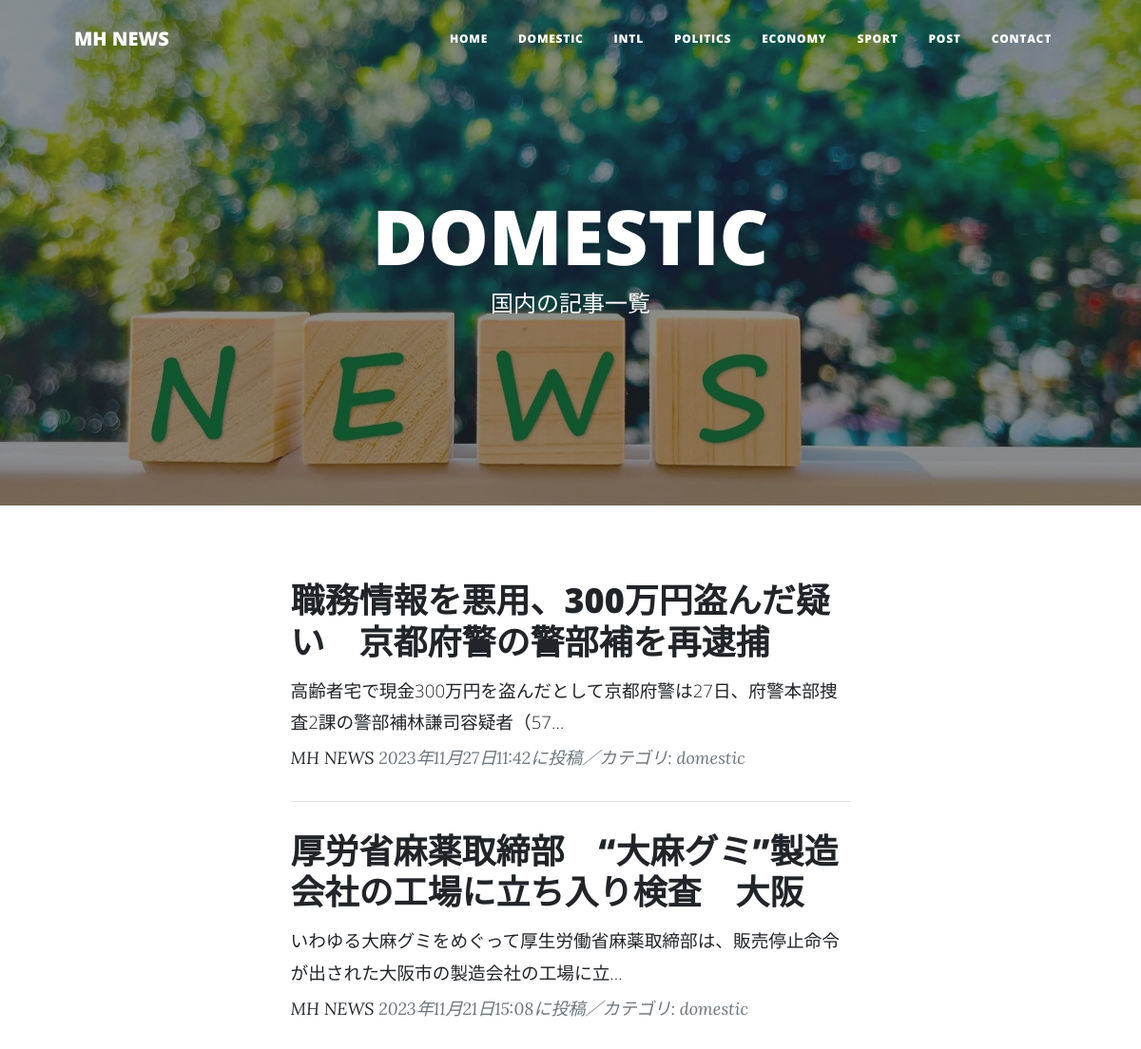
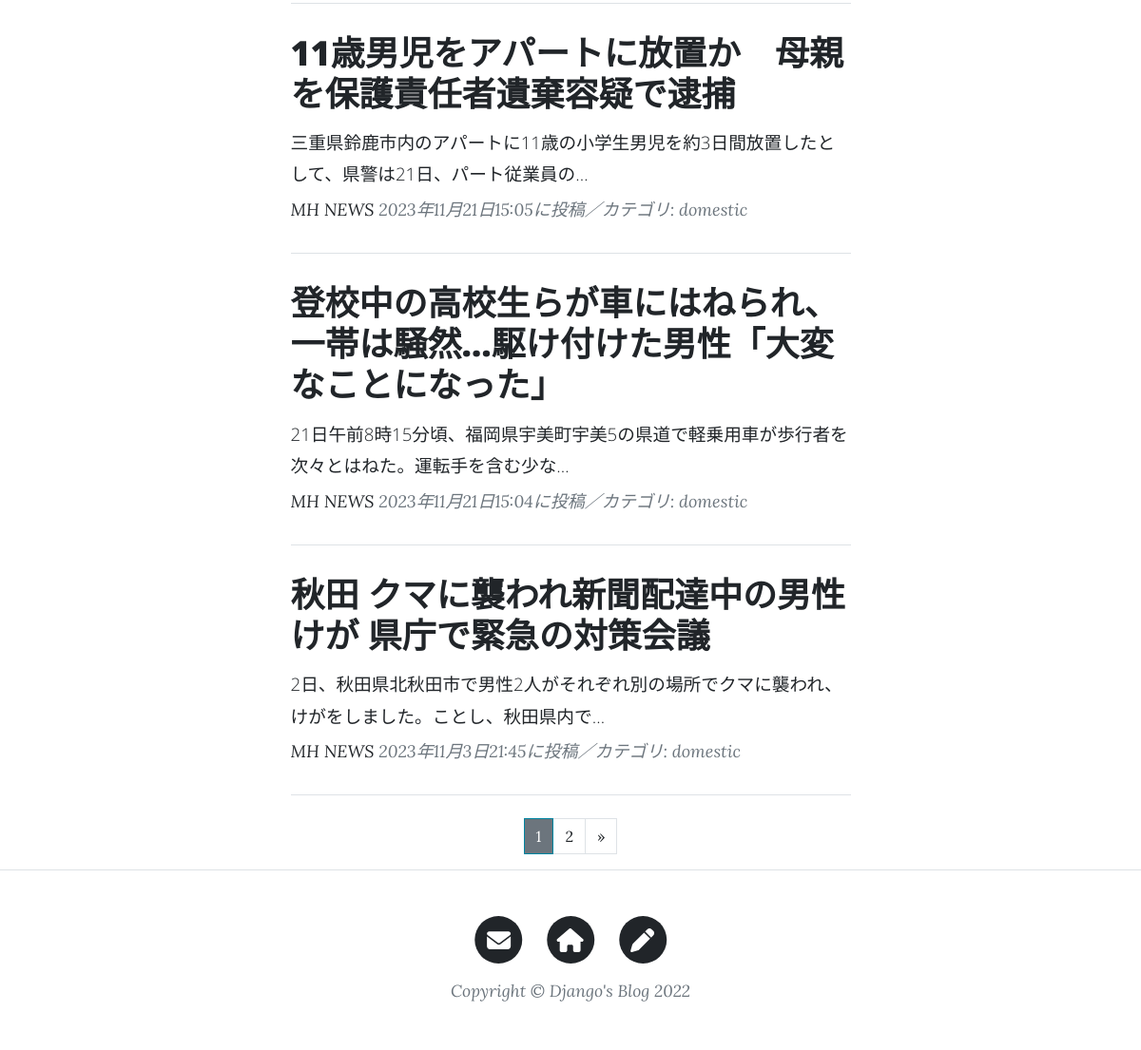
The app's page /domestic-list/ with its own data (2 pictures, top to bottom).
### blogapp/models.py (models this page shows, shortened)
class NewsPost(models.Model):
    CATEGORY = (('domestic', '国内'),
                ('intl', '国際'),
                ('politics', '政治'),
                ('economy', '経済'),
                ('sport', 'スポーツ'),
                )
    title = models.CharField(
        verbose_name='タイトル',
        max_length=200
        )
    content = models.TextField(
        verbose_name = "本文"
        )
    posted_at = models.DateTimeField(
        verbose_name = "投稿日時",
        auto_now_add = True
        )
    category = models.CharField(
        verbose_name = "カテゴリ",
        max_length = 50,
        choices = CATEGORY
        )

### blogapp/views.py (the view)
class DomesticView(ListView):
    template_name = 'domestic_list.html'
    model = NewsPost
    context_object_name = 'domestic_records'
    queryset = NewsPost.objects.filter(
        category='domestic').order_by('-posted_at')
    paginate_by = 5

### blogapp/templates/domestic_list.html (shortened to what this page needs)
{% extends 'base.html' %}
{% load static %}
        {% block header %}
        <header class="masthead"
                style="background-image: url({% static 'assets/img/home-bg3.jpg' %})">
            <div class="container position-relative px-4 px-lg-5">
                <div class="row gx-4 gx-lg-5 justify-content-center">
                    <div class="col-md-10 col-lg-8 col-xl-7">
                        <div class="site-heading">
                            <h1>DOMESTIC</h1>
                            <span class="subheading">国内の記事一覧</span>
                        </div>
                    </div>
                </div>
            </div>
        </header>
        {% endblock %}
        {% block contents %}
        <div class="container px-4 px-lg-5">
            <div class="row gx-4 gx-lg-5 justify-content-center">
                <div class="col-md-10 col-lg-8 col-xl-7">
                    {% for record in domestic_records %}
                    <div class="post-preview">
                        <a href="{% url 'blogapp:news_detail' record.pk %}">
                            <h2 class="post-title">
                                {{record.title}}</h2>
                            <h3 class="post-subtitle">
                                <span style = "font-size:14pt">
                                    {{record.content|truncatechars:50}}
                                </span>
                            </h3>
                        </a>
                        <p class="post-meta">
                            <a href = "#">MH NEWS</a>
                            {{record.posted_at}}に投稿／カテゴリ:
                            {{record.category}}</p>
                    </div>
                    <hr class="my-4" />
                    {% endfor %}
                    {% include 'pagination.html' %}
                </div>
            </div>
        </div>
        {% endblock %}

### records on screen
NewsPost: title "職務情報を悪用、300万円盗んだ疑い 京都府警の警部補を再逮捕", content "高齢者宅で現金300万円を盗んだとして京都府警は27日、府警本部捜査2課の警部補林謙司容疑者（57…", posted_at "2023年11月27日11:42", category "domestic"
NewsPost: title "厚労省麻薬取締部 “大麻グミ”製造会社の工場に立ち入り検査 大阪", content "いわゆる大麻グミをめぐって厚生労働省麻薬取締部は、販売停止命令が出された大阪市の製造会社の工場に立…", posted_at "2023年11月21日15:08", category "domestic"
NewsPost: title "11歳男児をアパートに放置か 母親を保護責任者遺棄容疑で逮捕", content "三重県鈴鹿市内のアパートに11歳の小学生男児を約3日間放置したとして、県警は21日、パート従業員の…", posted_at "2023年11月21日15:05", category "domestic"
NewsPost: title "登校中の高校生らが車にはねられ、一帯は騒然…駆け付けた男性「大変なことになった」", content "21日午前8時15分頃、福岡県宇美町宇美5の県道で軽乗用車が歩行者を次々とはねた。運転手を含む少な…", posted_at "2023年11月21日15:04", category "domestic"
NewsPost: title "秋田 クマに襲われ新聞配達中の男性けが 県庁で緊急の対策会議", content "2日、秋田県北秋田市で男性2人がそれぞれ別の場所でクマに襲われ、けがをしました。ことし、秋田県内で…", posted_at "2023年11月3日21:45", category "domestic"

### other values on screen
{{ num }} "1"
{{ num }} "2"
